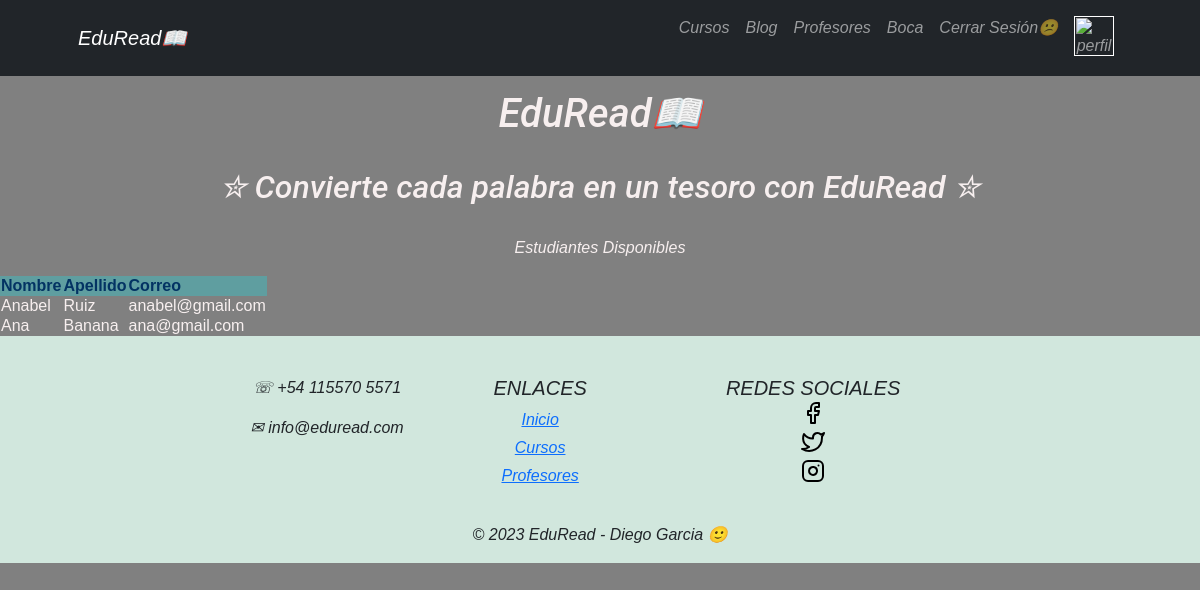
Page /estudiantes/ (signed in) on the committed database.
### AppCoder/models.py (models this page shows, shortened)
class Estudiante(models.Model):
    nombre = models.CharField(max_length=100)
    apellido = models.CharField(max_length=100)
    email = models.EmailField(max_length=100)
    cursos = models.ManyToManyField(Curso, through='Inscripcion', related_name='estudiantes')

### AppCoder/views.py (the view)
# urls.py: path('estudiantes/', estudiantes, name="Estudiantes"),
@login_required
def estudiantes(request):
    Estudiantes = Estudiante.objects.all()
    return render(request, "AppCoder/estudiantes.html", {"Estudiantes": Estudiantes})

### AppCoder/templates/AppCoder/estudiantes.html (shortened to what this page needs)
<div>
    {% extends "AppCoder/inicio.html" %}
    {% load static %}
    {% block contenidoQueCambia %}
        <p>Estudiantes Disponibles</p>
        <table id="tableInfoEstudiantes">
            <tr id="tituloTablaEstudiantes">
                <th>Nombre</th>
                <th>Apellido</th>
                <th>Correo</th>
            </tr>
            {% for estudiante in Estudiantes %}
                <tr>
                    <td>{{ estudiante.nombre }}</td>
                    <td>{{ estudiante.apellido }}</td>
                    <td>{{ estudiante.email }}</td>
                </tr>
            {% endfor %}
        </table>
    {% endblock %}

### AppCoder/templates/AppCoder/inicio.html (shortened to what this page needs)
<!DOCTYPE html>
<html lang="en">
<head>
    {% load static %}
    <link href="https://cdn.jsdelivr.net/npm/bootstrap@5.3.0/dist/css/bootstrap.min.css" rel="stylesheet">
    <link href="{% static 'AppCoder/css/style.css' %}" rel="stylesheet"/>
</head>
<body>
    <header>
        <nav class="navbar navbar-expand-lg navbar-dark bg-dark fixed-top" id="mainNav">
            <div class="container px-4 px-lg-5">
                <a class="navbar-brand" href="{% url 'inicio' %}">EduRead📖</a>
                <div class="collapse navbar-collapse" id="navbarResponsive">
                    <ul class="navbar-nav ms-auto">
                        <li class="nav-item"><a class="nav-link" href="{% url 'Cursos' %}">Cursos</a></li>
                        <li class="nav-item"><a class="nav-link" href="{% url 'Blog' %}">Blog</a></li>
                        <li class="nav-item"><a class="nav-link" href="{% url 'Profesores' %}">Profesores</a></li>
                        <li class="nav-item"><a class="nav-link" href="{% url 'perfil' %}"> {{user.username}} </a></li>
                        {% if user.is_authenticated %}
                           <li class="nav-item"><a class="nav-link" href="{% url 'Logout' %}">Cerrar Sesión😕</a></li>
                           <li class="nav-item"><a class="nav-link navText" href=""><img src="{{avatar}}" width="40px" alt="perfil"></a></li>
                        {% endif %}
                    </ul>
                </div>
            </div>
        </nav>
        <h1 class="titulo subrayado cursiva">EduRead📖</h1>
    </header>
    <main>
        <h2>✮ Convierte cada palabra en un tesoro con EduRead ✮</h2>
        <div class="contenido">
            {% block contenidoQueCambia %}
            {% endblock %}
        </div>
    </main>
    <footer class="footerIndex bg-success-subtle text-dark py-3">
        <div class="container p-4">
            <div class="d-flex flex-row justify-content-center">
                <div class="flex flex-column">
                    <p><a>☏ +54 115570 5571</a>
                    </p>
                    <p><a>✉ info@eduread.com</a>
                    </p>
                </div>
                <div class="col-lg-3 col-md-6 mb-4 mb-md-0">
                    <h5 class="text-uppercase ">Enlaces</h5>
                    <ul class="list-unstyled mb-0">
                        <li>
                            <a href="{% url 'inicio' %}">Inicio</a>
                        </li>
                        <li>
                            <a href="{% url 'Cursos' %}">Cursos</a>
                        </li>
                        <li>
                            <a href="{% url 'Profesores' %}">Profesores</a>
                        </li>
                    </ul>
                </div>
                <div class="col-lg-3 col-md-6 mb-4 mb-md-0">
                    <h5 class="text-uppercase mb-0">Redes sociales</h5>
                    <ul class="social-icons list-unstyled">
                        <li>
                            <a href="https://www.facebook.com" target="_blank">
                                <span class="icon-span"><img src="{% static 'AppCoder/assets/images/facebook.svg' %}" alt="icono facebook"></span>
                            </a>
                        </li>
                        <li>
                            <a href="https://www.twitter.com" target="_blank">
                                <span class="icon-span"><img src="{% static 'AppCoder/assets/images/twitter.svg' %}" alt="icono twitter"></span>
                            </a>
                        </li>
                        <li>
                            <a href="https://www.instagram.com" target="_blank">
                                <span class="icon-span"><img src="{% static 'AppCoder/assets/images/instagram.svg' %}" alt="icono instagram"></span>
                            </a>
                        </li>
                    </ul>
                </div>
            </div>
        </div>
        <div class="text-center">
            © 2023 EduRead - Diego Garcia 🙂
        </div>
    </footer>
</body>
</html>

### AppCoder/static/AppCoder/css/style.css (style rules this page uses)
.contenido { margin-top: 30px; background-image: none !important }
body { font-family: Verdana, sans-serif; color: rgb(247, 239, 239); align-items: center; text-align: center; background-color:grey; font-family: Verdana, sans-serif; font-style: italic; }
.titulo { padding-top: 60px; }
h1 { margin: 30px; font-family: 'Roboto', sans-serif; }
h2 { margin-top: 30px; font-family: 'Roboto', sans-serif; }
li { list-style-type: none; margin-bottom: 4px; }
#titulotablaEstudiantes { background-color: cadetblue; color:rgb(3, 51, 99); }
#tableInfoEstudiantes { padding-right: 120px; }

### rows in the picture
Estudiante: nombre "Anabel", apellido "Ruiz", email "anabel@gmail.com"
Estudiante: nombre "Ana", apellido "Banana", email "ana@gmail.com"

### other values in the picture
{{ user.username }} "Boca"
